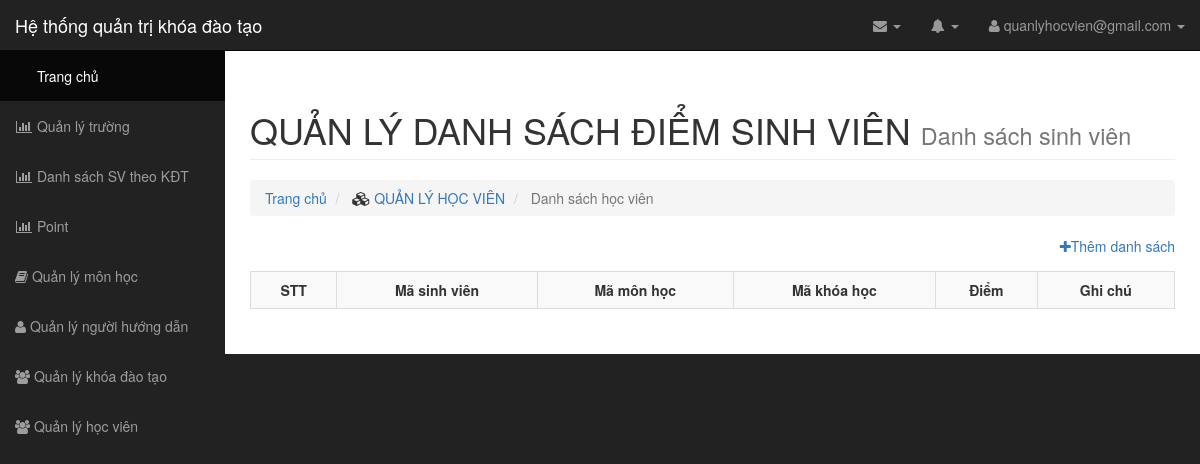
/teamplate/list/register.php, run on an earlier commit of the app's database.
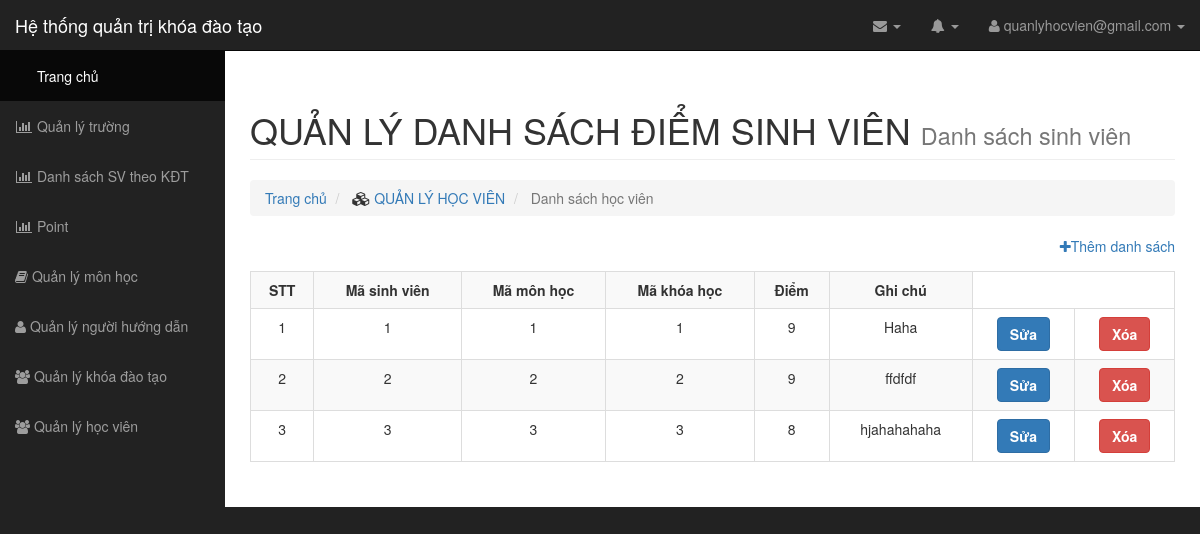
And on a later commit of the database.
### tables this page shows
CREATE TABLE `point` (
  `id_point` int(11) NOT NULL,
  `st_id` int(11) NOT NULL,
  `subject_id` int(11) NOT NULL,
  `course_id` int(11) NOT NULL,
  `point` int(11) NOT NULL,
  `note` text NOT NULL
);

CREATE TABLE `student` (
  `st_id` int(11) NOT NULL,
  `school_id` int(11) NOT NULL,
  `st_name` varchar(255) NOT NULL,
  `st_date` date DEFAULT NULL,
  `st_gender` varchar(255) DEFAULT NULL,
  `st_phone` int(11) DEFAULT NULL,
  `st_email` varchar(255) DEFAULT NULL,
  `st_skype` varchar(255) DEFAULT NULL,
  `st_address` varchar(255) DEFAULT NULL
);

CREATE TABLE `subject` (
  `subject_id` int(11) NOT NULL,
  `course_id` int(11) NOT NULL,
  `tutor_id` int(11) NOT NULL,
  `subject_name` varchar(255) NOT NULL,
  `subject_content` varchar(255) NOT NULL
);

CREATE TABLE `courses` (
  `course_id` int(11) NOT NULL,
  `course_name` varchar(255) NOT NULL,
  `courses_code` varchar(255) NOT NULL,
  `date_start` date NOT NULL,
  `date_end` date NOT NULL
);

### teamplate/list/register.php (the view, shortened to what this page needs)
<?php
	include "../connect.php";
	$qr = $conn->query("SELECT * FROM `point` INNER JOIN student ON `point`.st_id = `student`.st_id INNER JOIN subject ON `point`.subject_id = `subject`.subject_id INNER JOIN courses ON `point`.course_id = `courses`.course_id");
 ?>
<link rel="stylesheet" type="text/css" href="../../css/style.css">
<body>
	<div id="wrapper">
        <?php
            require_once '../../layout/menu.php';
         ?>
        <div id="page-wrapper">
            <div class="container-fluid">
		<div class="row">
            <div class="col-lg-12">
                <h1 class="page-header">
                    QUẢN LÝ DANH SÁCH ĐIỂM SINH VIÊN
                    <small>Danh sách sinh viên</small>
                </h1>
                <ol class="breadcrumb">
                    <li>
                          <a href="#">Trang chủ</a>
                    </li>
                    <li>
                        <i class="fa fa-cubes"></i><a href="../list/list_hocvien.php"> QUẢN LÝ HỌC VIÊN</a>
                    </li>
                    <li class="active">
                        Danh sách học viên
                    </li>
                </ol>
            </div>
        </div>
        <div class="them"><a href="../insert/insert.php"><i class="fa fa-plus"></i>Thêm danh sách</a></div>
         <div class="panel-body">
            <div class="table-responsive">
                <table class="table table-bordered table-hover table-striped">
					<tr>
						<th>STT</th>
						<th>Mã sinh viên</th>
						<th>Mã môn học</th>
						<th>Mã khóa học</th>
						<th>Điểm</th>
						<th>Ghi chú</th>
					</tr>
					<?php
					while ($rs=mysqli_fetch_array($qr)) {
						echo "<tr>";
						echo '<td>'.$rs["id_point"].'</td>';
						echo '<td>'.$rs["st_id"].'</td>';
						echo '<td>'.$rs["subject_id"].'</td>';
						echo '<td>'.$rs["course_id"].'</td>';
						echo '<td>'.$rs["point"].'</td>';
						echo '<td>'.$rs["note"].'</td>';
						echo "<td><button type='button' class='btn btn-primary'><a href='../update/update_hocvien.php?st_id=". $rs["st_id"] ."'> Sửa</a></button></td>";
						echo "<td><button type='button' class='btn btn-danger'><a href='../delete/delete_hocvien.php?st_id=". $rs["st_id"] ."' onclick='return checkDelete()'>Xóa</a></button></td>";
						echo '</tr>';
					}
					?>
				</table>
			</div>
		</div>
	</div>
</div>

What changed in the data, as far as the page shows it:
added point: id_point "1", st.st_id "1", subject.subject_id "1", course.course_id "1", point "9", note "Haha"
added point: id_point "2", st.st_id "2", subject.subject_id "2", course.course_id "2", point "9", note "ffdfdf"
added point: id_point "3", st.st_id "3", subject.subject_id "3", course.course_id "3", point "8", note "hjahahahaha"
